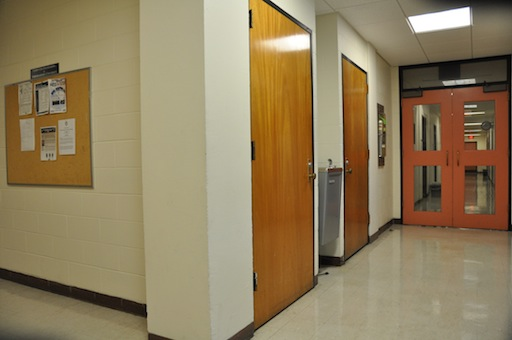
%> input picture DanaHallWay2/DSC_0285.JPG, 512 x 340 px
$ octave test.m   (GNU Octave 9; MATLAB toolbox functions it lacks are replaced by stand-ins)
%> lines starting %> are read from the running program, lines starting %| are printed output that depends on the picture
%> further down, imageOrig is the input picture: size 340x512x3 uint8; mean R, G, B 144.6, 126.3, 93
### harrisDetector.m
function [Rs] = harrisDetector(image, nonMaxThreshold, nonMaxRange)
%> called with nonMaxThreshold = 100

% Calculate gradient masks
[Ix,Iy] = imgradientxy(image, 'prewitt');
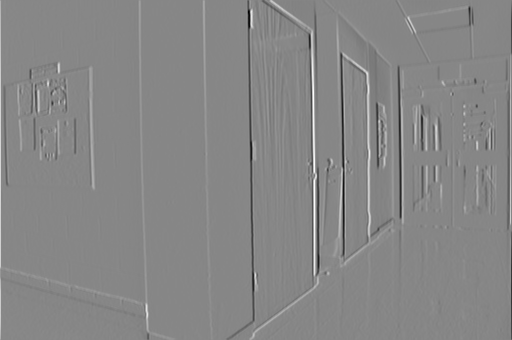
%> Ix: size 340x512 double; min -648, max 578, mean -0.1; drawn with min black and max white
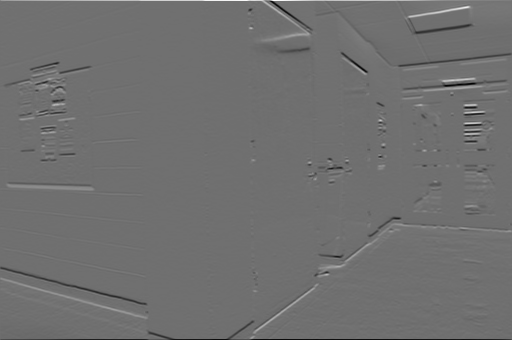
%> Iy: size 340x512 double; min -549, max 699, mean 0.1; drawn with min black and max white

% calculate gradient products
IxIx = Ix.*Ix;
IyIy = Iy.*Iy;
IxIy = Ix.*Iy;
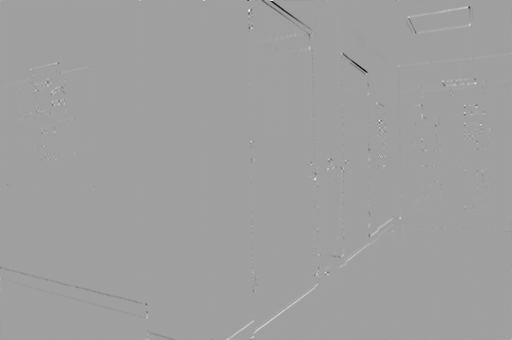
%> IxIy: size 340x512 double; min -174846, max 104076, mean -47.3; drawn with min black and max white


% Sum in 3x3 window
filter = ones(3,3);
IxIx = imfilter(IxIx, filter, 'replicate');
IxIy = imfilter(IxIy, filter, 'replicate');
IyIy = imfilter(IyIy, filter, 'replicate');

% Compute C matrix and R matrix
k = .04;
Rs = zeros(size(Ix));
for i = 1:size(Ix,1)
    for j = 1:size(Ix,2)
        C = [IxIx(i,j) IxIy(i,j); IxIy(i,j) IyIy(i,j)];
        eigs = eig(double(C));
        R = eigs(1)*eigs(2) - (k * (eigs(1) + eigs(2))^2);
        Rs(i,j) = R;
    end
end
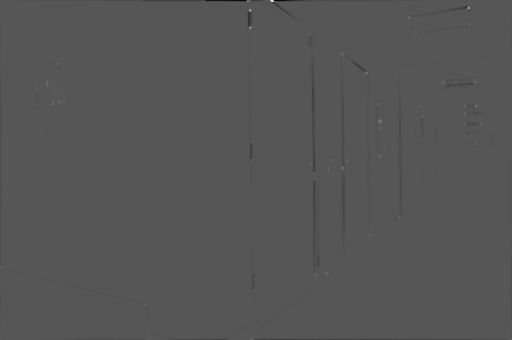
%> Rs: size 340x512 double; min -3.18e+11, max 621627557338, mean -1e+09; drawn with min black and max white

%% Nonmax suppression

% X = reshape(1:20,5,4)'
% C = mat2cell(X, [2 2], [3 2])
% celldisp(C)
[Imag, Idir] = imgradient(image, 'prewitt');
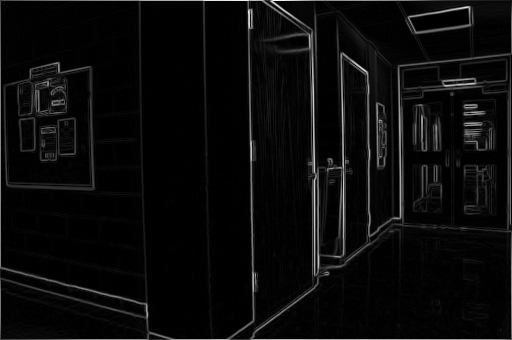
%> Imag: size 340x512 double; min 0, max 699.1, mean 30.2; drawn with min black and max white
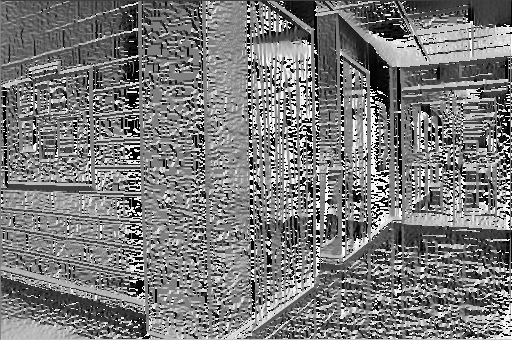
%> Idir: size 340x512 double; min -180, max 179.9, mean -8.2; drawn with min black and max white
Imagcells = mat2cell(Imag, [85 85 85 85], [128 128 128 128]);
%> Imagcells = 16 items
cells = mat2cell(Rs, [85 85 85 85], [128 128 128 128]);
%> cells = 16 items
for i = 1:4
    for j = 1:4
        vec = reshape(cells{i,j},1,[]);
        [~, index] = sort(vec, 'descend');
        vec = zeros(85, 128);
        vec(index(1:50)) = Imagcells{i,j}(index(1:50));
         for k = 50:-1:1
            if min(abs(index(1:k-1) - index(k))) < 10
                vec(index(k)) = 0;
            end
         end
        cells{i,j} = vec;
    end
end
Rs = cell2mat(cells);
% [71 lines of commented-out code are left out]

### test.m
imageOrig = imread('DanaHallWay2/DSC_0285.JPG');
imageGray = rgb2gray(imageOrig);
figure;
Rs = harrisDetector(imageGray, 100);
image('CData', imageOrig,'XData',[1 512], 'YData', [-1 -340])
for i = 1:size(Rs,1)
    for j = 1:size(Rs,2)
        if(Rs(i,j)>=150)
            hold on
            plot(j,-i,'.','MarkerSize',40)
        end
    end
end
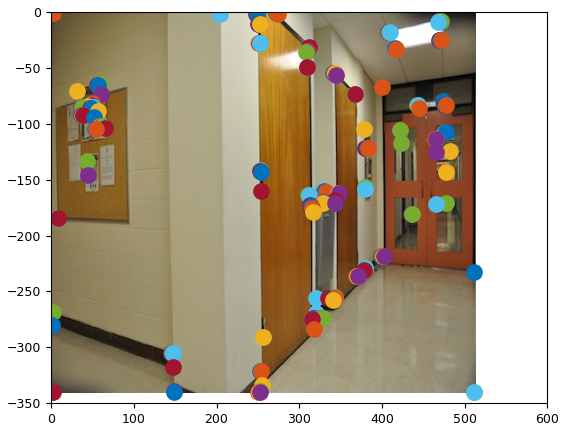
%> figure redrawn from the program's plot data
%%
%> (the run ends here)

$ run again, with DanaHallWay2/DSC_0286.JPG copied over DanaHallWay2/DSC_0285.JPG
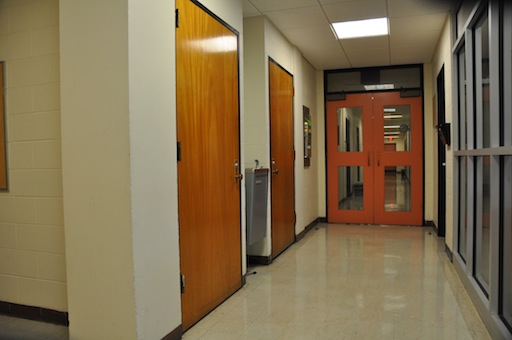
%> input picture DanaHallWay2/DSC_0286.JPG, 512 x 340 px
%> imageOrig is the input picture: size 340x512x3 uint8; mean R, G, B 130.1, 111, 79.7
%> in harrisDetector, `[Imag, Idir] = imgradient(image, 'prewitt');`:
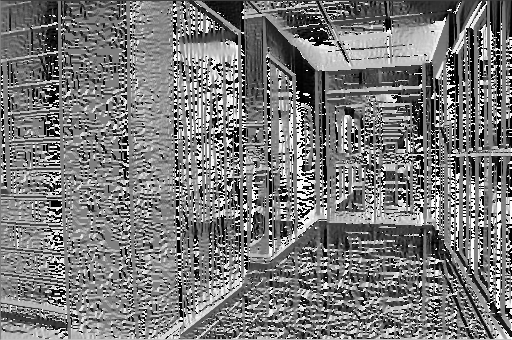
%> Idir: size 340x512 double; min -180, max 179.9, mean -8.8; drawn with min black and max white
%> Imagcells = 16 items
%> after the loop `for i = 1:size(Rs,1)`:
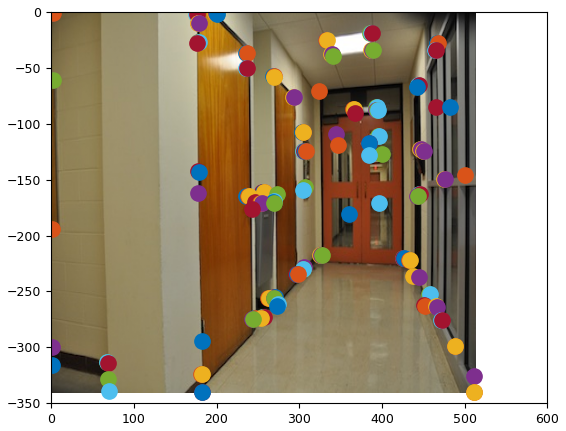
%> figure redrawn from the program's plot data

$ run again, with DanaHallWay2/DSC_0287.JPG copied over DanaHallWay2/DSC_0285.JPG
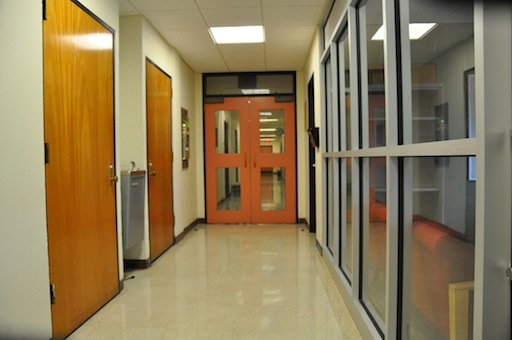
%> input picture DanaHallWay2/DSC_0287.JPG, 512 x 340 px
%> imageOrig is the input picture: size 340x512x3 uint8; mean R, G, B 143.5, 124.9, 88.5
%> in harrisDetector, `[Imag, Idir] = imgradient(image, 'prewitt');`:
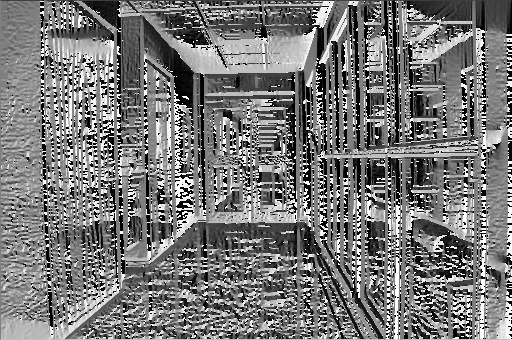
%> Idir: size 340x512 double; min -180, max 179.9, mean -11.1; drawn with min black and max white
%> Imagcells = 16 items
%> after the loop `for i = 1:size(Rs,1)`:
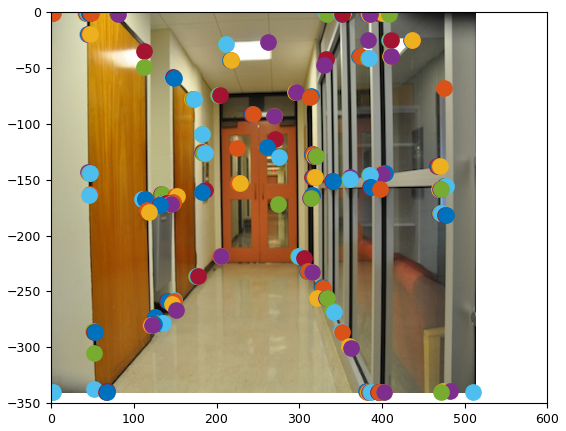
%> figure redrawn from the program's plot data
